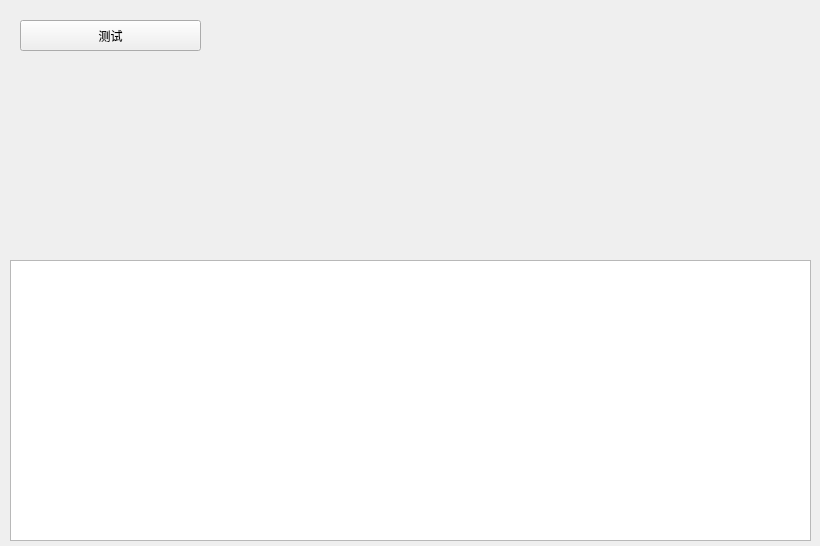
<?xml version="1.0" encoding="UTF-8"?>
<ui version="4.0">
 <class>HCSDKWidget</class>
 <widget class="QWidget" name="HCSDKWidget">
  <property name="geometry">
   <rect>
    <x>0</x>
    <y>0</y>
    <width>820</width>
    <height>546</height>
   </rect>
  </property>
  <property name="windowTitle">
   <string>海康SDK测试</string>
  </property>
  <widget class="QPushButton" name="sdkTest">
   <property name="geometry">
    <rect>
     <x>20</x>
     <y>20</y>
     <width>181</width>
     <height>31</height>
    </rect>
   </property>
   <property name="text">
    <string>测试</string>
   </property>
  </widget>
  <widget class="QTextBrowser" name="log_out">
   <property name="geometry">
    <rect>
     <x>10</x>
     <y>260</y>
     <width>801</width>
     <height>281</height>
    </rect>
   </property>
  </widget>
 </widget>
 <resources/>
 <connections/>
</ui>
